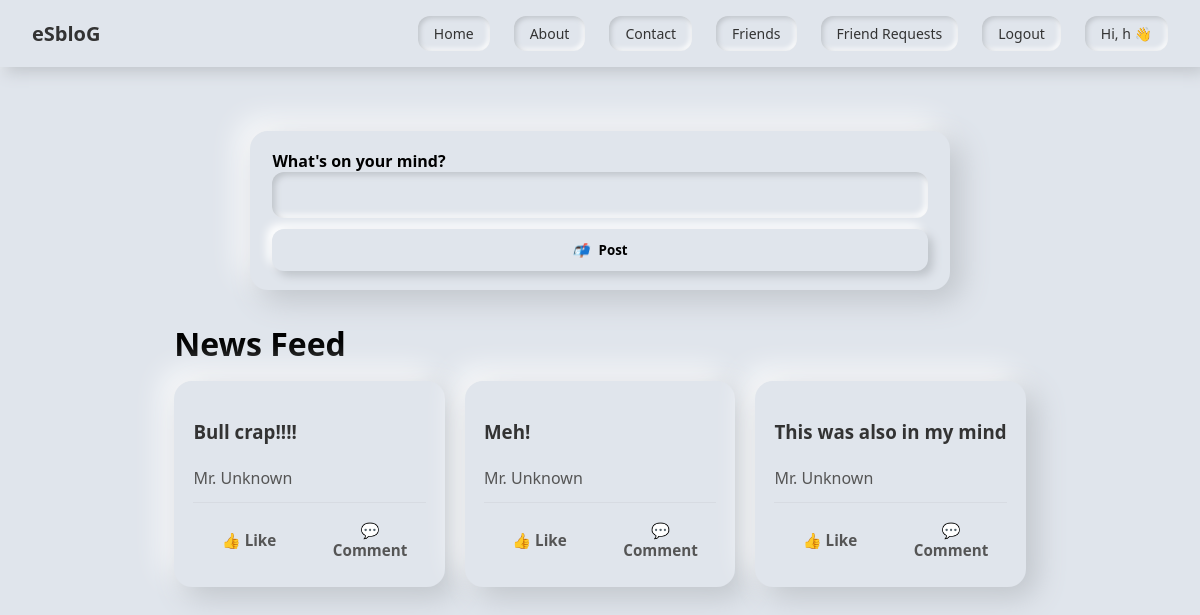
Before: /dashboard/profile/ (signed in) with the older database file.
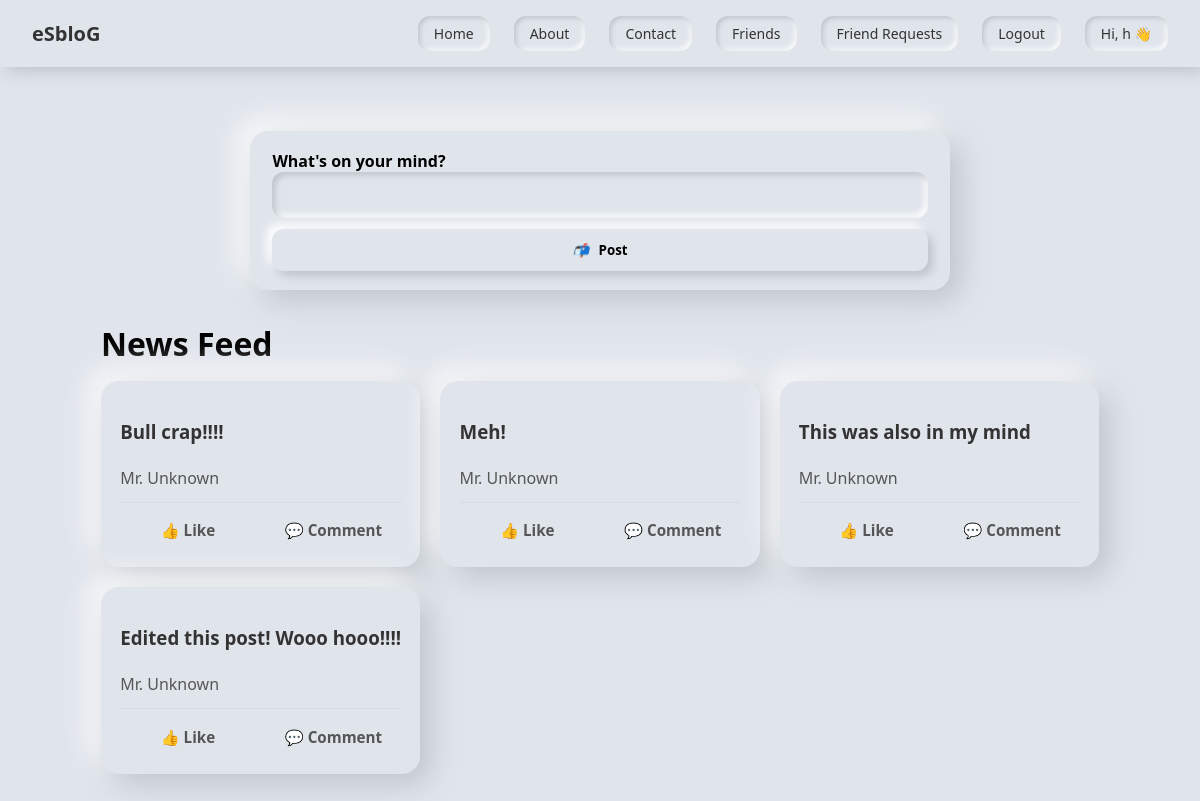
After: the same page with the newer database file.
### dashboard/models.py (models this page shows, shortened)
class User_posts(models.Model):
    id = models.AutoField(primary_key=True)
    u_name = models.ForeignKey(Login_info_new_p,on_delete=models.CASCADE)
    post = models.CharField(max_length=100)
    create_at = models.DateTimeField(auto_now_add=True)

### dashboard/views.py (the view)
# urls.py: path('profile/',views.profile,name="mypost"),
def profile(request):
    s_email = request.session.get('email')
    if not s_email:
        return render(request, "dashboard/landing_page.html", {"posts": []})
    log_user = get_object_or_404(Login_info_new_p, email=s_email)
    posts = User_posts.objects.filter(u_name=log_user).select_related('u_name')
    post_data = [
        (f"{log_user.fname} {log_user.lname}", post.post)
        for post in posts
    ]
    return render(request, "dashboard/profile.html", {"posts": post_data})

### dashboard/templates/dashboard/profile.html (shortened to what this page needs)
{% include "dashboard/header.html" %}
<div class="page">
  <form id="loginForm" method="POST" action="{% url 'add_post' %}" class="card composer">
    <div class="input-group">
      <label>What's on your mind?</label>
      <input type="text" name="post" required />
    </div>
    <button type="submit" class="action-btn">
      <i>📬</i> Post
    </button>
  </form>
  <h1 style="margin: 1rem 0;">News Feed</h1>
  <div class="feed-grid">
    {% for name, post in posts %}
      <div class="post-card">
        <h3 class="username">{{post}}</h3>
        <p class="content">{{ name }}</p>
        <div class="actions">
          <button class="like-btn">👍 Like</button>
          <button class="comment-btn">💬 Comment</button>
        </div>
      </div>
    {% endfor %}
  </div>
</div>
{% include "dashboard/footer.html" %}

Changed rows visible on the page:
added User_posts: posts "Edited this post! Wooo hooo!!!!"
Other visible differences:
new list line: "Mr. Unknown 👍 Like 💬 Comment"
